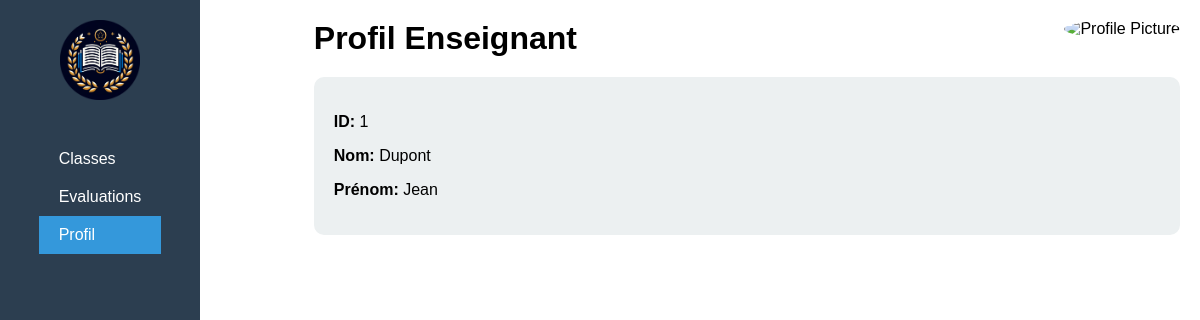
The page /PHP/prof/profil.php on the database its author committed.
### tables this page shows
CREATE TABLE `enseignant` (
  `ID_enseignant` int(11) NOT NULL,
  `Nom` varchar(150) NOT NULL,
  `Prenom` varchar(150) NOT NULL,
  `pass` varchar(250) DEFAULT NULL,
  `username` varchar(250) DEFAULT NULL
);

### PHP/prof/profil.php (the view, shortened to what this page needs)
<!DOCTYPE html>
<html lang="fr">
<head>
    <link rel="stylesheet" href="../../CSS/profil.css">
</head>
<body>
    <div class="sidebar">
        <div class="logo">
            <img src="../../image/EiffelNote_logo_V9.png" alt="Eiffel Note Logo">
        </div>
        <nav>
            <ul>
                <li><a href="index.php">Classes</a></li>
                <li><a href="evaluation.php">Evaluations</a></li>
                <li class="active"><a href="profil.php">Profil</a></li>
            </ul>
        </nav>
    </div>
    <div class="logout">
        <form method="post" action="accueil_admin.php">
            <button type="submit" name="logout">Déconnexion</button>
            </form>
        </div>
    <div class="main-content">
        <header>
            <h1>Profil Enseignant</h1>
        </header>
        <section class="profil">
            <?php
            $servername = "localhost";
            $username = "root";
            $password = "";
            $dbname = "eiffel_note_db";
            try {
                $conn = new PDO("mysql:host=$servername;dbname=$dbname", $username, $password);
                $conn->setAttribute(PDO::ATTR_ERRMODE, PDO::ERRMODE_EXCEPTION);
                $id_enseignant = 1;
                $stmt = $conn->prepare("SELECT ID_enseignant, Nom, Prenom FROM enseignant WHERE ID_enseignant = :id_enseignant");
                $stmt->bindParam(':id_enseignant', $id_enseignant);
                $stmt->execute();
                $result = $stmt->fetch(PDO::FETCH_ASSOC);
                if ($result) {
                    echo "<p><strong>ID:</strong> " . htmlspecialchars($result['ID_enseignant']) . "</p>";
                    echo "<p><strong>Nom:</strong> " . htmlspecialchars($result['Nom']) . "</p>";
                    echo "<p><strong>Prénom:</strong> " . htmlspecialchars($result['Prenom']) . "</p>";
                } else {
                    echo "<p>Enseignant non trouvé.</p>";
                }
            } catch (PDOException $e) {
                echo "Erreur de connexion : " . $e->getMessage();
            }
            ?>
        </section>
        <div class="profile-picture">
            <img src="profile.jpg" alt="Profile Picture">
        </div>
    </div>
</body>
</html>

### CSS/profil.css (style rules this page uses)
body { margin: 0; font-family: Arial, sans-serif; display: flex; height: 100vh; }
.sidebar { width: 200px; background-color: #2C3E50; color: white; display: flex; flex-direction: column; align-items: center; padding-top: 20px; height: 100vh; position: fixed; }
.sidebar .logo img { width: 80px; margin-bottom: 20px; }
.sidebar nav ul { list-style: none; padding: 0; width: 100%; }
.sidebar nav ul li { width: 100%; }
.sidebar nav ul li a { display: block; padding: 10px 20px; color: white; text-decoration: none; }
.sidebar nav ul li.active a, .sidebar nav ul li a:hover { background-color: #3498DB; }
.main-content { flex-grow: 1; padding: 20px; margin-left: 200px; }
header { display: flex; justify-content: flex-start; align-items: center; margin-bottom: 20px; }
header h1 { margin: 0; }
.profil { background-color: #ECF0F1; padding: 20px; border-radius: 10px; }
.profile-picture { position: absolute; top: 20px; right: 20px; }
.profile-picture img { width: 50px; height: 50px; border-radius: 50%; }

### rows shown on the page
enseignant: ID_enseignant "1", Nom "Dupont", Prenom "Jean"
